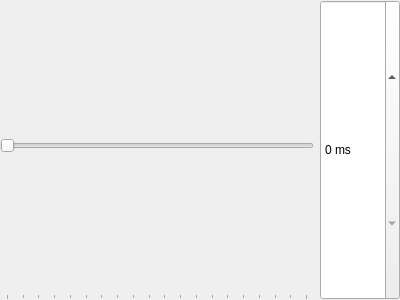
<?xml version="1.0" encoding="UTF-8"?>
<ui version="4.0">
 <class>NumberEntry</class>
 <widget class="QWidget" name="NumberEntry">
  <property name="geometry">
   <rect>
    <x>0</x>
    <y>0</y>
    <width>400</width>
    <height>300</height>
   </rect>
  </property>
  <property name="windowTitle">
   <string>Form</string>
  </property>
  <layout class="QHBoxLayout" name="horizontalLayout">
   <property name="leftMargin">
    <number>0</number>
   </property>
   <property name="topMargin">
    <number>0</number>
   </property>
   <property name="rightMargin">
    <number>0</number>
   </property>
   <property name="bottomMargin">
    <number>0</number>
   </property>
   <item>
    <widget class="QSlider" name="horizontalSlider">
     <property name="sizePolicy">
      <sizepolicy hsizetype="Expanding" vsizetype="Minimum">
       <horstretch>0</horstretch>
       <verstretch>0</verstretch>
      </sizepolicy>
     </property>
     <property name="minimumSize">
      <size>
       <width>20</width>
       <height>0</height>
      </size>
     </property>
     <property name="toolTip">
      <string/>
     </property>
     <property name="minimum">
      <number>50</number>
     </property>
     <property name="maximum">
      <number>1000</number>
     </property>
     <property name="orientation">
      <enum>Qt::Horizontal</enum>
     </property>
     <property name="tickPosition">
      <enum>QSlider::TicksBelow</enum>
     </property>
     <property name="tickInterval">
      <number>50</number>
     </property>
    </widget>
   </item>
   <item>
    <widget class="QSpinBox" name="spinBox">
     <property name="sizePolicy">
      <sizepolicy hsizetype="Minimum" vsizetype="Minimum">
       <horstretch>0</horstretch>
       <verstretch>0</verstretch>
      </sizepolicy>
     </property>
     <property name="accelerated">
      <bool>true</bool>
     </property>
     <property name="correctionMode">
      <enum>QAbstractSpinBox::CorrectToNearestValue</enum>
     </property>
     <property name="showGroupSeparator" stdset="0">
      <bool>false</bool>
     </property>
     <property name="suffix">
      <string> ms</string>
     </property>
     <property name="maximum">
      <number>60000</number>
     </property>
     <property name="singleStep">
      <number>100</number>
     </property>
    </widget>
   </item>
  </layout>
 </widget>
 <resources/>
 <connections/>
</ui>
